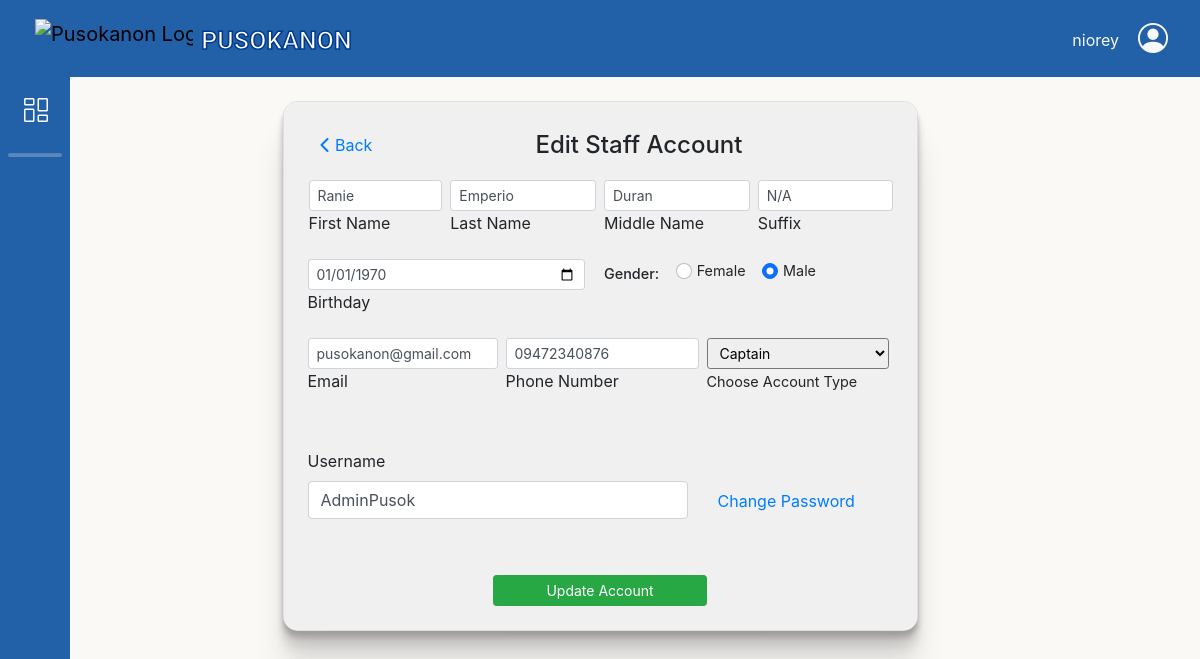
Before: /adminbejo/edit_staffAccount.php?staff_id=60 (signed in) with the older database file.
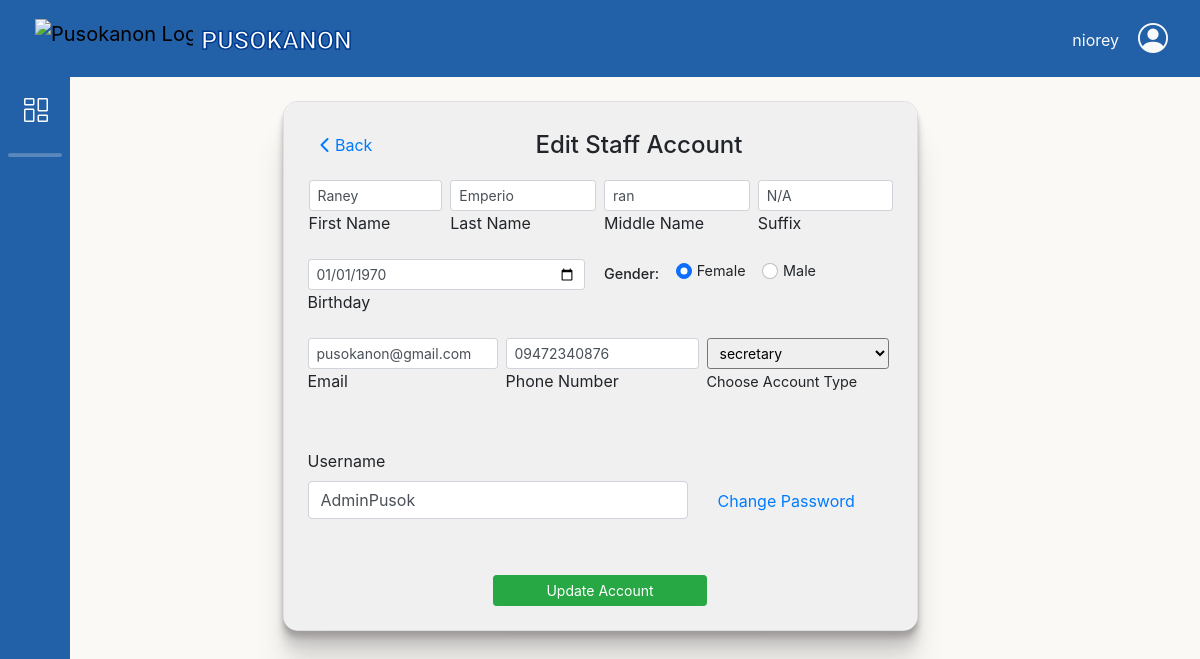
After: the same page with the newer database file.
### tables this page shows
CREATE TABLE `barangay_staff` (
  `staff_id` int(11) NOT NULL,
  `staff_fname` varchar(50) NOT NULL,
  `staff_lname` varchar(50) NOT NULL,
  `staff_midname` varchar(50) NOT NULL,
  `staff_suffix` varchar(20) DEFAULT NULL,
  `birth_date` date NOT NULL,
  `gender` varchar(20) NOT NULL,
  `contact_no` varchar(20) NOT NULL,
  `userRole_id` int(11) NOT NULL,
  `staff_email` varchar(100) NOT NULL,
  `user_name` varchar(100) NOT NULL,
  `staff_password` varchar(100) NOT NULL,
  `status` varchar(20) NOT NULL
);

CREATE TABLE `account_role` (
  `userRole_id` int(11) NOT NULL,
  `role_definition` varchar(50) NOT NULL
);

### db/DBconn.php (called while the page is built, shortened)
<?php
function decryptData($data){
	return openssl_decrypt($data, 'aes-256-cbc', ENCRYPTION_KEY, 0, ENCRYPTION_KEY);
}
function decryptDate($encryptedDate){
    $timestamp = decryptData($encryptedDate);
    return date('Y-m-d', $timestamp);
}
function fetchStaffInfo($pdo, $staffId) {
    $sql = "SELECT bs.staff_id,
                   bs.staff_fname,
                   bs.staff_midname,
                   bs.staff_lname,
                   bs.staff_email,
                   bs.contact_no,
                   bs.userRole_id,
                   ac.role_definition,
                   bs.status,
                   bs.birth_date,
                   bs.gender,
                   bs.staff_suffix,
                   bs.user_name,
                   bs.staff_password
            FROM barangay_staff bs
            INNER JOIN account_role ac ON bs.userRole_id = ac.userRole_id";
    if ($staffId !== null) {
        $sql .= " WHERE bs.staff_id = :staff_id";
    }
    try {
        $stmt = $pdo->prepare($sql);
        if ($staffId !== null) {
            $stmt->bindParam(':staff_id', $staffId, PDO::PARAM_INT);
        }
        $stmt->execute();
        $results = $stmt->fetchAll(PDO::FETCH_ASSOC);
        if ($results) {
            foreach ($results as &$row) {
                $row['staff_fname'] = decryptData($row['staff_fname']);
                $row['staff_midname'] = decryptData($row['staff_midname']);
                $row['staff_lname'] = decryptData($row['staff_lname']);
                $row['staff_email'] = decryptData($row['staff_email']);
                $row['birth_date'] = decryptDate($row['birth_date']);
                $row['gender'] = $row['gender'];
                $row['staff_suffix'] = $row['staff_suffix'];
                $row['contact_no'] = $row['contact_no'];
                $row['user_name'] = decryptData($row['user_name']);
            }
        }
        return $results;
    } catch (PDOException $e) {
        error_log("Database query error: " . $e->getMessage());
        return [];
    }
}
function accountRole($pdo){
	$sql = "SELECT userRole_id, role_definition FROM account_role WHERE userRole_id != 2";
	$stmt = $pdo->prepare($sql);
	$stmt->execute();
	return $stmt->fetchAll(PDO::FETCH_ASSOC);
}

### adminbejo/edit_staffAccount.php (the view, shortened to what the changed rows need)
<?php
include 'headerAdmin.php';
include '../db/DBconn.php';
$staffId = $_GET['staff_id'] ?? null;
$staff = fetchStaffInfo($pdo, $staffId);
$accountRole = accountRole($pdo);
?>
<link rel="stylesheet" href="css/staff_creation.css">
<section class="gradient-custom">
    <div class="container py-4 h-100">
        <div class="row justify-content-center align-items-center h-100">
            <div class="col-12 col-lg-9 col-xl-7">
                <div class="card shadow-2-strong card-registration" style="border-radius: 15px;">
                    <div class="card-body p-3 p-md-4">
                        <form id="editStaffAccount" method="POST" action="phpConn/update_staff.php">
                            <?php if (!empty($staff)): ?>
                                <?php $staffMember = $staff[0]; ?>
                                <div class="row">
                                    <div class="col-md-3 mb-3 ps-3 pe-1">
                                        <div data-mdb-input-init class="form-outline">
                                            <input type="text" id="firstName" name="firstName" class="form-control form-control-sm" autocomplete="off" value="<?= htmlspecialchars($staffMember['staff_fname']); ?>" placeholder="<?= htmlspecialchars($staffMember['staff_fname']); ?>">
                                            <label class="form-label" for="firstName">First Name</label>
                                        </div>
                                    </div>
                                    <div class="col-md-3 mb-3 ps-1 pe-1">
                                        <div data-mdb-input-init class="form-outline">
                                        <input type="text" id="lastName" name="lastName" class="form-control form-control-sm" autocomplete="off" value="<?= htmlspecialchars($staffMember['staff_lname']); ?>" placeholder="<?= htmlspecialchars($staffMember['staff_lname']); ?>">
                                            <label class="form-label" for="lastName">Last Name</label>
                                        </div>
                                    </div>
                                    <div class="col-md-3 mb-3 ps-1 pe-1">
                                        <div data-mdb-input-init class="form-outline">
                                            <input type="text" id="middleName" name="middleName" class="form-control form-control-sm" autocomplete="off" value="<?= htmlspecialchars($staffMember['staff_midname']); ?>" placeholder="<?= htmlspecialchars($staffMember['staff_midname']); ?>">
                                            <label class="form-label" for="middleName">Middle Name</label>
                                        </div>
                                    </div>
                                    <div class="col-md-3 mb-3 ps-1">
                                        <div data-mdb-input-init class="form-outline">
                                        <select id="suffix" name="suffix" placeholder="<?= htmlspecialchars($staffMember['staff_suffix']); ?>" class="form-control form-control-sm">
                                            <option value="">N/A</option>
                                        </select>
                                            <label class="form-label" for="suffix">Suffix</label>
                                        </div>
                                    </div>
                                </div>
                                <div class="row">
                                    <div class="col-md-6 mb-3 d-flex align-items-center">
                                    <div class="form-outline w-100 ">
                                            <input type="date" name="birthdayDate" class="form-control form-control-sm" id="birthdayDate" max="<?= date('Y-m-d'); ?>" value="<?= htmlspecialchars($staffMember['birth_date']) ;?>" />
                                            <label for="birthdayDate" class="form-label">Birthday</label>
                                        </div>
                                    </div>
                                    <div class="col-md-6 mb-3 ps-0">
                                        <h6 class="mb-2 pb-1 ps-1 form-check-inline" style="font-size: 0.9rem; font-weight:500">Gender: </h6>
                                        <div class="form-check form-check-inline">
                                            <input class="form-check-input" type="radio" name="gender" id="femaleGender" value="Female" <?= strtolower($staffMember['gender']) == 'female' ? 'checked' : '' ?> autocomplete="off" />
                                            <label class="form-check-label" for="femaleGender" style="font-size: 0.9rem;">Female</label>
                                        </div>
                                        <div class="form-check form-check-inline">
                                            <input class="form-check-input" type="radio" name="gender" id="maleGender" value="Male" <?= strtolower($staffMember['gender']) == 'male' ? 'checked' : '' ?> autocomplete="off" />
                                            <label class="form-check-label" for="maleGender" style="font-size: 0.9rem;">Male</label>
                                        </div>
                                    </div>
                                </div>
                                <div class="row">
                                    <div class="col-md-4 mb-3 pb-2 pe-0">
                                        <div data-mdb-input-init class="form-outline">
                                            <input type="email" name="emailAddress" id="emailAddress" class="form-control form-control-sm" autocomplete="off" value="<?= htmlspecialchars($staffMember['staff_email']); ?>" placeholder="<?= htmlspecialchars($staffMember['staff_email']);?>" >
                                            <label class="form-label" for="emailAddress">Email</label>
                                        </div>
                                    </div>
                                    <div class="col-md-4 mb-3 pb-2 ps-2 pe-1">
                                        <div data-mdb-input-init class="form-outline">
                                            <input type="text" id="phoneNumber" name="phoneNumber" class="form-control form-control-sm" autocomplete="off" value="<?= htmlspecialchars($staffMember['contact_no']); ?>">
                                            <label class="form-label" for="phoneNumber">Phone Number</label>
                                        </div>
                                    </div>
                                    <div class="col-md-4 mb-3 pb-2 ps-1 pe-0">
                                        <select class="select form-control-sm" name="accountType">
                                            <?php foreach ($accountRole as $accountRoles): ?>
                                                <option value="<?= htmlspecialchars($accountRoles['userRole_id']);?>" <?= $staffMember['userRole_id'] == $accountRoles['userRole_id'] ? 'selected' : '' ?>><?= htmlspecialchars($accountRoles['role_definition']); ?></option>
                                            <?php endforeach; ?>
                                        </select>
                                        <label class="form-label select-label" style="font-size: 0.9rem;">Choose Account Type</label>
                                    </div>
                                </div>
                                <div class="row mt-4 mb-5">
                                    <div class="col-8">
                                        <label class="form-label" for="username">Username</label>
                                        <input type="username" name="username" class="form-control" id="username" autocomplete="off" value="<?= htmlspecialchars($staffMember['user_name']); ?>" placeholder="<?= htmlspecialchars($staffMember['user_name']); ?>"/>
                                    </div>
                                    <div class="col-4 mt-4 pt-3 ">
                                        <a href="#" onclick="changepass('<?= htmlspecialchars($staffMember['staff_password']);?>')">Change Password</a>
                                    </div>
                                </div>
                                <div class="mt-3 pt-2 text-center d-grid col-5 mx-auto">
                                    <input data-mdb-ripple-init class="btn btn-success btn-sm" type="submit" value="Update Account" />
                                </div>
                            <?php else: ?>
                                <p class="text-center">No staff found with the provided ID.</p>
                            <?php endif; ?>
                        </form>
                     </div>
                </div>
            </div>
        </div>
    </div>
</section>
<?php include 'footerAdmin.php'; ?>

Changed rows visible on the page:
changed barangay_staff: gender "☐ Female" → "☑ Female"; gender "☑ Male" → "☐ Male"; accountType "Captain" → "secretary"
Other visible differences:
form field firstName: "Ranie" → "Raney"
form field middleName: "Duran" → "ran"
